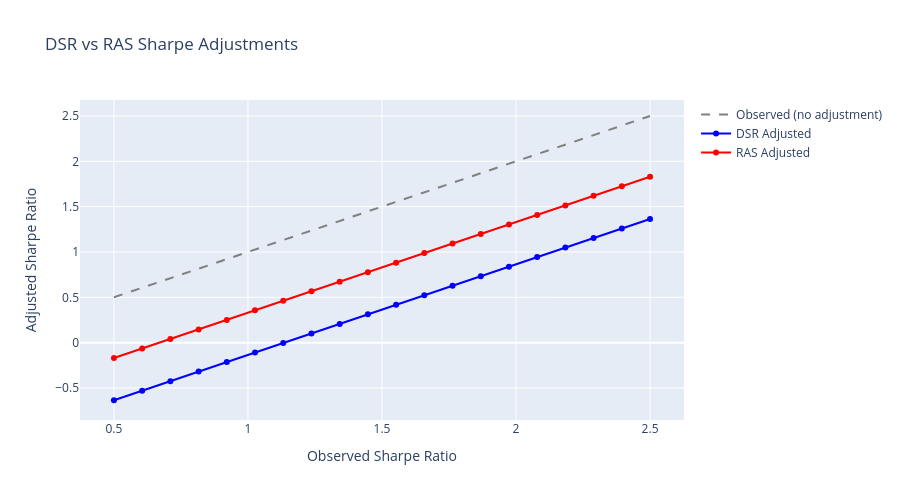

Notebook code for this chart:
### Code cell
# Plot DSR vs RAS adjustments
fig = go.Figure()

fig.add_trace(
    go.Scatter(
        x=observed_range,
        y=observed_range,
        mode="lines",
        name="Observed (no adjustment)",
        line={"dash": "dash", "color": "gray"},
    )
)

fig.add_trace(
    go.Scatter(
        x=observed_range,
        y=dsr_adjusted_list,
        mode="lines+markers",
        name="DSR Adjusted",
        line={"color": "blue"},
    )
)

fig.add_trace(
    go.Scatter(
        x=observed_range,
        y=ras_adjusted_list,
        mode="lines+markers",
        name="RAS Adjusted",
        line={"color": "red"},
    )
)

fig.update_layout(
    title="DSR vs RAS Sharpe Adjustments",
    xaxis_title="Observed Sharpe Ratio",
    yaxis_title="Adjusted Sharpe Ratio",
    height=500,
)
show_plot(fig)

### Figure 1 — Plotly figure (JSON) as saved in the notebook; plotly's stock layout.template omitted (floating-point values rounded to 4 significant figures)
{"data": [{"line": {"color": "gray", "dash": "dash"}, "mode": "lines", "name": "Observed (no adjustment)", "type": "scatter", "x": [0.5, 0.6053, 0.7105, 0.8158, 0.9211, 1.026, 1.132, 1.237, 1.342, 1.447, 1.553, 1.658, 1.763, 1.868, 1.974, 2.079, 2.184, 2.289, 2.395, 2.5], "y": [0.5, 0.6053, 0.7105, 0.8158, 0.9211, 1.026, 1.132, 1.237, 1.342, 1.447, 1.553, 1.658, 1.763, 1.868, 1.974, 2.079, 2.184, 2.289, 2.395, 2.5]}, {"line": {"color": "blue"}, "mode": "lines+markers", "name": "DSR Adjusted", "type": "scatter", "x": [0.5, 0.6053, 0.7105, 0.8158, 0.9211, 1.026, 1.132, 1.237, 1.342, 1.447, 1.553, 1.658, 1.763, 1.868, 1.974, 2.079, 2.184, 2.289, 2.395, 2.5], "y": [-0.6356, -0.5304, -0.4251, -0.3199, -0.2146, -0.1093, -0.004065, 0.1012, 0.2065, 0.3117, 0.417, 0.5223, 0.6275, 0.7328, 0.838, 0.9433, 1.049, 1.154, 1.259, 1.364]}, {"line": {"color": "red"}, "mode": "lines+markers", "name": "RAS Adjusted", "type": "scatter", "x": [0.5, 0.6053, 0.7105, 0.8158, 0.9211, 1.026, 1.132, 1.237, 1.342, 1.447, 1.553, 1.658, 1.763, 1.868, 1.974, 2.079, 2.184, 2.289, 2.395, 2.5], "y": [-0.1702, -0.06492, 0.04035, 0.1456, 0.2509, 0.3561, 0.4614, 0.5667, 0.6719, 0.7772, 0.8825, 0.9877, 1.093, 1.198, 1.304, 1.409, 1.514, 1.619, 1.725, 1.83]}], "layout": {"height": 500, "title": {"text": "DSR vs RAS Sharpe Adjustments"}, "xaxis": {"title": {"text": "Observed Sharpe Ratio"}}, "yaxis": {"title": {"text": "Adjusted Sharpe Ratio"}}}}
